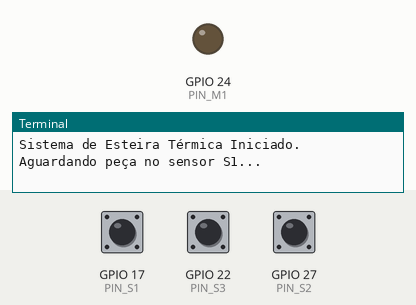
Bench run of a program on a simulated Raspberry Pi (BCM pin numbers). On the bench: output pins drawn as LEDs (lit = HIGH), the last lines printed to the terminal. The inputs (shaded band) are chosen by the test bench; at power-on: GPIO 17 (PIN_S1) HIGH, GPIO 27 (PIN_S2) HIGH, GPIO 22 (PIN_S3) HIGH.

Above: at 1.2 s.
1.3 s: GPIO 17 (PIN_S1) pulled LOW for 0.15 s
At 2.0 s:
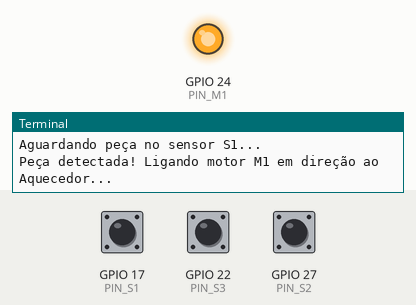
2.9 s: GPIO 27 (PIN_S2) pulled LOW for 0.15 s
At 3.2 s:
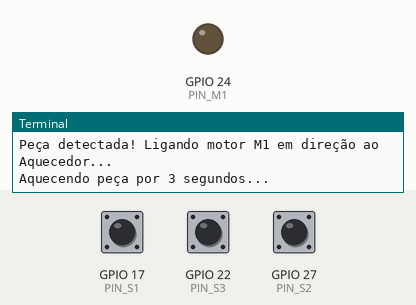
Timing chart, 0 to 7.4 s (numbered marks = the images above; inputs shaded):
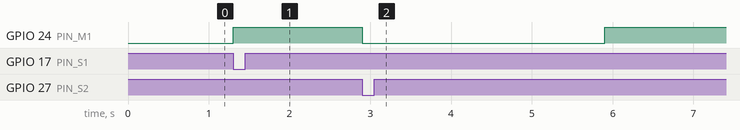

Measured:
- after the input at 1.3 s, GPIO 24 (PIN_M1): LOW → HIGH at once
- after the input at 2.9 s, GPIO 24 (PIN_M1): HIGH → LOW at once, → HIGH 3.0 s later

The program:

esteira_termica.py
```python
# Projeto RPi 1: Automação de Esteira Industrial com Estágios Térmicos
import time

try:
    import RPi.GPIO as GPIO
except ImportError:
    class MockGPIO:
        BCM = OUT = IN = PUD_UP = 0
        def setmode(self, m): pass
        def setup(self, p, mode, pull_up_down=None): pass
        def output(self, p, val): pass
        def input(self, p): return 1
        def cleanup(self): pass
    GPIO = MockGPIO()

# Pinos GPIO (Padrão BCM)
PIN_S1 = 17 # Sensor de Entrada da Peça
PIN_S2 = 27 # Sensor do Aquecedor
PIN_S3 = 22 # Sensor do Resfriador
PIN_S4 = 23 # Sensor de Saída da Peça
PIN_M1 = 24 # Motor DC da Esteira

GPIO.setmode(GPIO.BCM)
GPIO.setup([PIN_S1, PIN_S2, PIN_S3, PIN_S4], GPIO.IN, pull_up_down=GPIO.PUD_UP)
GPIO.setup(PIN_M1, GPIO.OUT)

def aguardar_sensor(pino):
    while GPIO.input(pino) == 1: # Botão pressionado vai a LOW
        time.sleep(0.05)

print("Sistema de Esteira Térmica Iniciado.")
try:
    while True:
        print("Aguardando peça no sensor S1...")
        aguardar_sensor(PIN_S1)

        # Liga motor até chegar no aquecedor (S2)
        print("Peça detectada! Ligando motor M1 em direção ao Aquecedor...")
        GPIO.output(PIN_M1, 1)
        aguardar_sensor(PIN_S2)

        # Para no aquecedor por 3 segundos
        GPIO.output(PIN_M1, 0)
        print("Aquecendo peça por 3 segundos...")
        time.sleep(3)

        # Liga motor até chegar no resfriador (S3)
        print("Ligando motor M1 em direção ao Resfriamento...")
        GPIO.output(PIN_M1, 1)
        aguardar_sensor(PIN_S3)

        # Para no resfriamento por 4 segundos
        GPIO.output(PIN_M1, 0)
        print("Resfriando peça por 4 segundos...")
        time.sleep(4)

        # Liga motor até chegar na saída (S4)
        print("Ligando motor M1 em direção à Saída (S4)...")
        GPIO.output(PIN_M1, 1)
        aguardar_sensor(PIN_S4)

        # Desliga motor na saída
        GPIO.output(PIN_M1, 0)
        print("Peça entregue na saída S4. Ciclo concluído!\n")

except KeyboardInterrupt:
    GPIO.cleanup()
```
